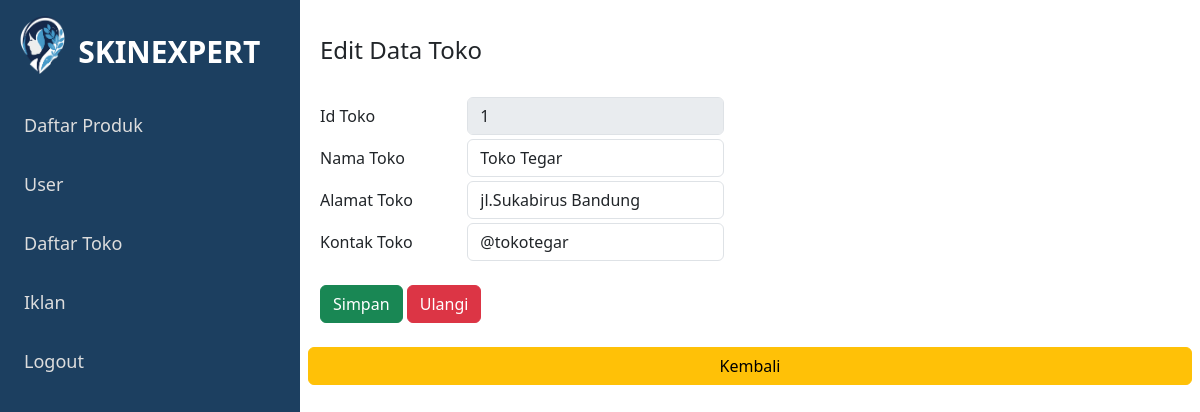
/edit_toko.php?id_toko=1, run on the app's committed database.
### tables this page shows
CREATE TABLE `toko` (
  `id_toko` int NOT NULL,
  `nama_toko` varchar(255) NOT NULL,
  `alamat_toko` text NOT NULL,
  `kontak_toko` varchar(255) NOT NULL
);

### edit_toko.php (the view, shortened to what this page needs)
<?php
include "./asset/dbskin.php";
$id_toko = $_GET['id_toko'];
$sqlStatement = "SELECT * FROM toko WHERE id_toko='$id_toko'";
$query = mysqli_query($conn, $sqlStatement);
$row = mysqli_fetch_assoc($query);
?>
<!DOCTYPE html>
<html lang="en">
<head>
    <link rel="stylesheet" href="./asset/sidebar.css">
    <link href="https://cdn.jsdelivr.net/npm/bootstrap@5.3.3/dist/css/bootstrap.min.css" rel="stylesheet">
</head>
<body>
    <div class="sidebar" id="sidebar">
        <a href="main_admin.php">Daftar Produk</a>
        <a href="user.php">User</a>
        <a href="toko.php">Daftar Toko</a>
        <a href="iklan.php">Iklan</a>
        <a href="logout_admin.php">Logout</a>
    </div>
    <div class="main-content">
        <span class="open-sidebar">
            <img class="logo" src="./gambar/Desain tanpa judul.png" alt="">
            <div class="logo-text">
                SKINEXPERT
            </div>
        </span>
        <div class="row mt-3 mb-4">
            <div class="col-md-6">
                <h4>Edit Data Toko</h4>
            </div>
        </div>
        <form method="post" enctype="multipart/form-data">
            <div class="mb-1 row">
                <div class="col-2">
                    <label for="id_produk" class="col-form-label">Id Toko</label>
                </div>
                <div class="col-auto">
                    <input type="text" class="form-control" id="id_toko" name="id_toko" disabled value="<?= $row["id_toko"] ?>" required>
                </div>
            </div>
            <div class="mb-1 row">
                <div class="col-2">
                    <label for="nama_produk" class="col-form-label">Nama Toko</label>
                </div>
                <div class="col-auto">
                    <input type="text" class="form-control" id="nama_toko" name="nama_toko" value="<?= $row["nama_toko"] ?>" required>
                </div>
            </div>
            <div class="mb-1 row">
                <div class="col-2">
                    <label for="" class="col-form-label">Alamat Toko</label>
                </div>
                <div class="col-auto">
                    <input type="text" class="form-control" id="alamat_toko" name="alamat_toko" value="<?= $row["alamat_toko"] ?>" required>
                </div>
            </div>
            <div class="mb-1 row">
                <div class="col-2">
                    <label for="stok" class="col-form-label">Kontak Toko</label>
                </div>
                <div class="col-auto">
                    <input type="text" class="form-control" id="kontak_toko" name="kontak_toko" value="<?= $row["kontak_toko"] ?>" required>
                </div>
            </div>
            <div class="mt-4 row">
                <div class="col-auto">
                    <input type="submit" class="btn btn-success" name="btnSimpan" value="Simpan">
                    <input type="reset" class="btn btn-danger" value="Ulangi">
                </div>
            </div>
        </form>
        <div class="row mt-4 mb-4 ">
            <a class="btn btn-warning" href="toko.php">Kembali</a>
        </div>
    </div>
</body>
</html>

### asset/sidebar.css (style rules this page uses)
body { font-family: "Poppins", serif; margin: 0; padding: 0; font-family: Arial, sans-serif; }
:root { --primary-color: #1C3F60; --secondary-color: #ffff; --text-color: #333; --text-color-secondary: #ffff; }
.sidebar { height: 100%; width: 300px; position: fixed; top: 0; left: 0; background-color: var(--primary-color); overflow-x: hidden; padding-top: 5rem; transition: 0.3s; }
.sidebar a { margin-left: 1.5rem; margin-top: 2rem; text-decoration: none; font-size: 18px; color: #ddd; display: block; transition: 0.2s; }
.main-content { margin-left: 300px; padding: 20px; transition: 0.3s; }
.open-sidebar { display: flex; cursor: pointer; position: fixed; top: 0; left: 15px; z-index: 1; }
.logo { margin-top: 1rem; width: 8%; }
.logo-text { font-weight: bolder; margin-left: 0.5rem; margin-top: 1.8rem; font-size: 30px; color: white; }

### data on the page
toko: id_toko "1", nama_toko "Toko Tegar", alamat_toko "jl.Sukabirus Bandung", kontak_toko "@tokotegar"
